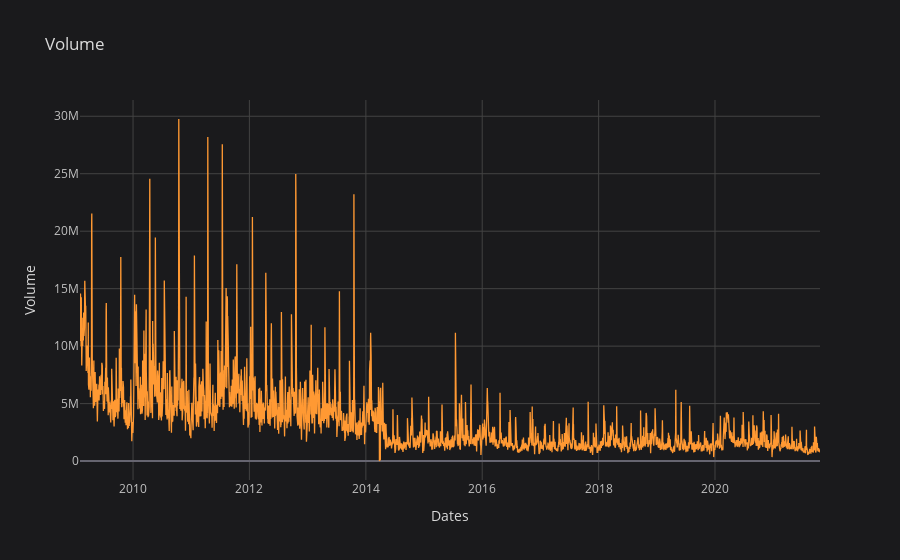

Here is the notebook cell this chart was saved with:
### Code cell
goog['Volume'].iplot(title='Volume', xTitle='Dates', yTitle='Volume', theme='space')

### Figure 1 — Plotly figure (JSON) as saved in the notebook; plotly's stock layout.template omitted (floating-point values rounded to 4 significant figures; data arrays with more than 128 entries replaced by an {"elided": "..."} marker saying what was removed)
{"data": [{"line": {"color": "rgba(255, 153, 51, 1.0)", "dash": "solid", "shape": "linear", "width": 1.3}, "mode": "lines", "name": "Volume", "text": "", "type": "scatter", "x": {"elided": "3204 str values"}, "y": {"elided": "3204 int values"}}], "layout": {"legend": {"bgcolor": "#1A1A1C", "font": {"color": "#D9D9D9"}}, "paper_bgcolor": "#1A1A1C", "plot_bgcolor": "#1A1A1C", "title": {"font": {"color": "#D9D9D9"}, "text": "Volume"}, "xaxis": {"gridcolor": "#434343", "showgrid": true, "tickfont": {"color": "#C2C2C2"}, "title": {"font": {"color": "#D9D9D9"}, "text": "Dates"}, "zerolinecolor": "#666570"}, "yaxis": {"gridcolor": "#434343", "showgrid": true, "tickfont": {"color": "#C2C2C2"}, "title": {"font": {"color": "#D9D9D9"}, "text": "Volume"}, "zerolinecolor": "#666570"}}}
